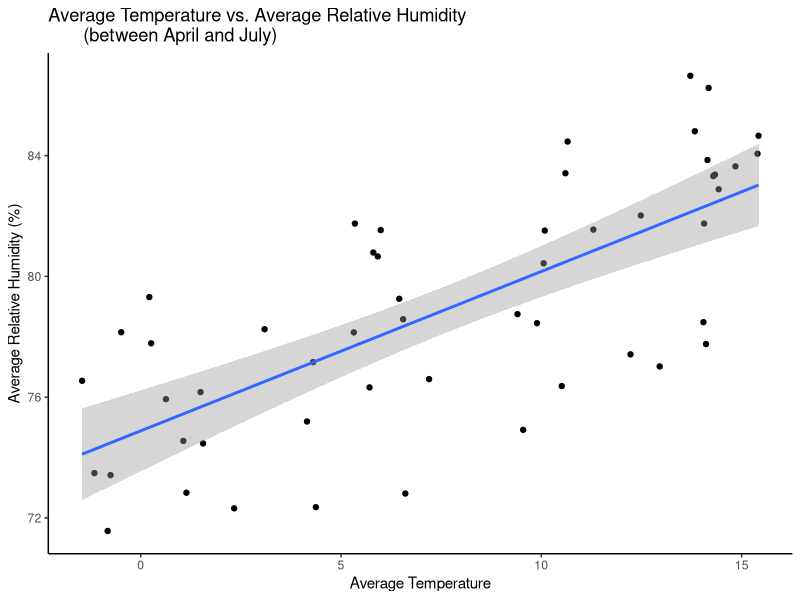
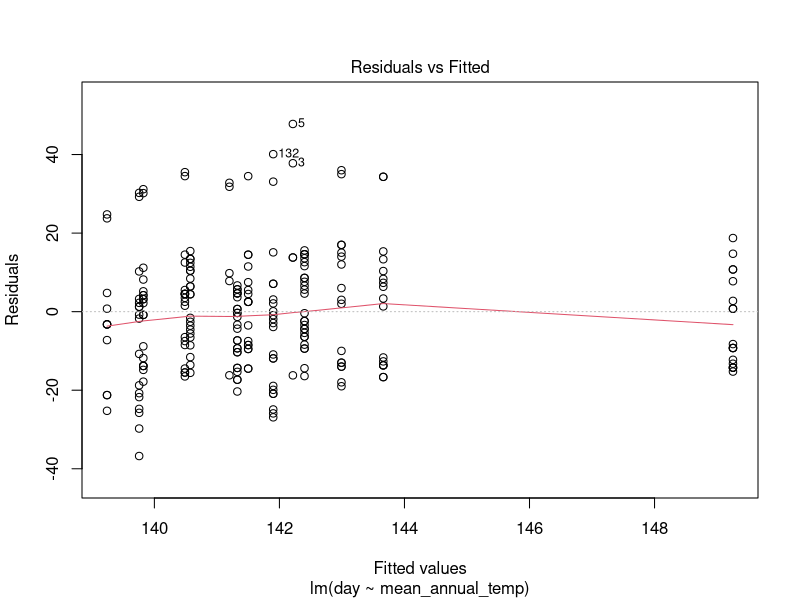
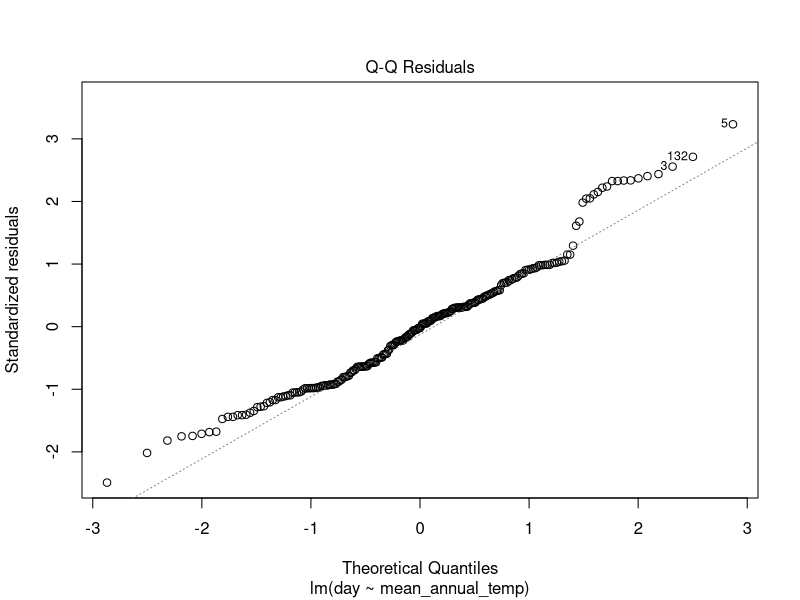
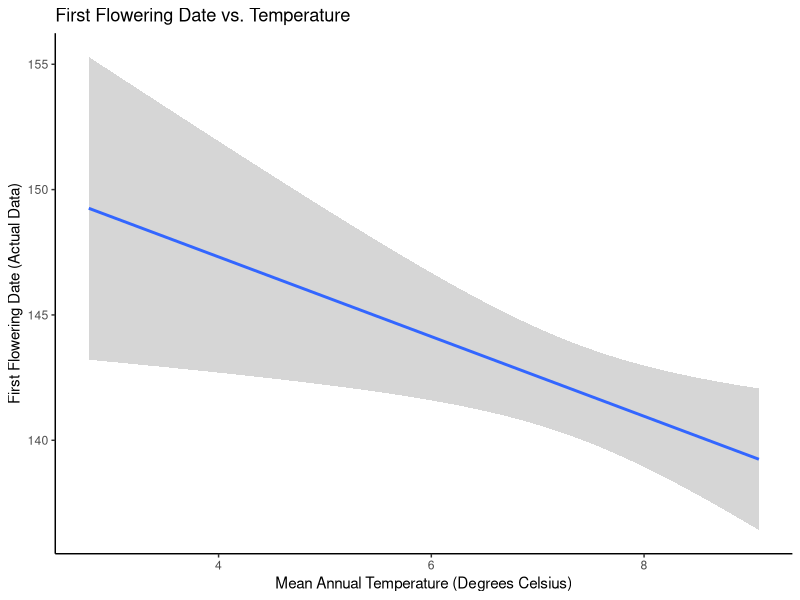
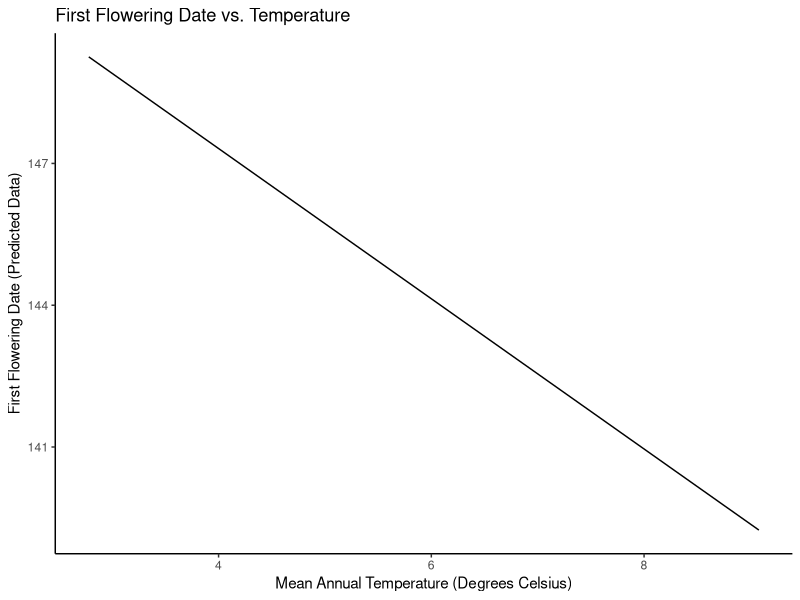
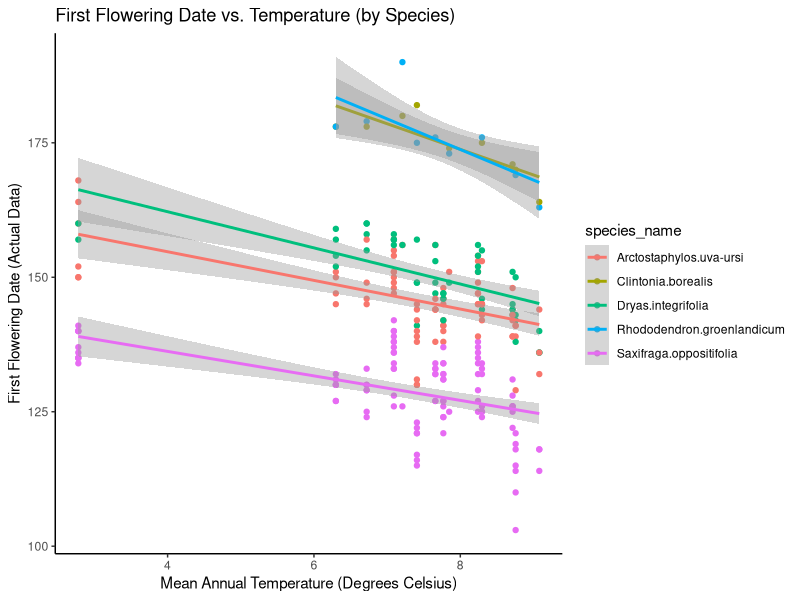
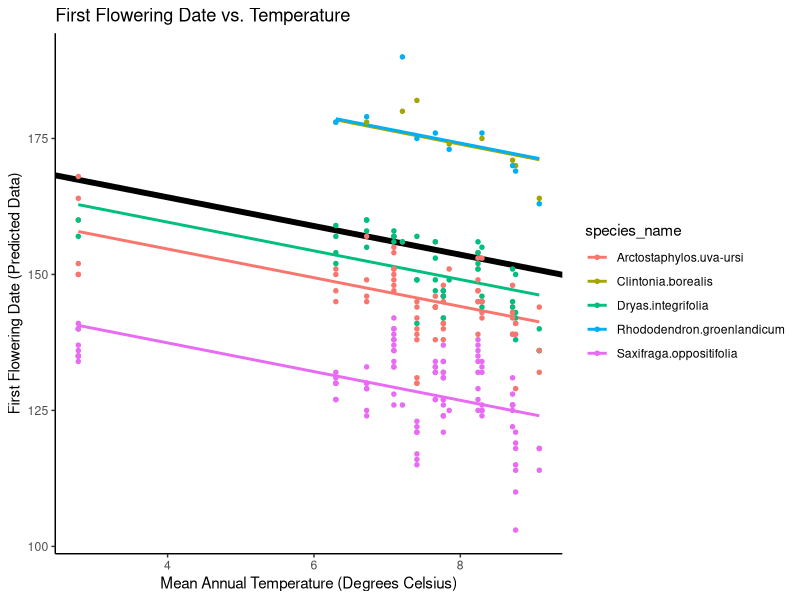
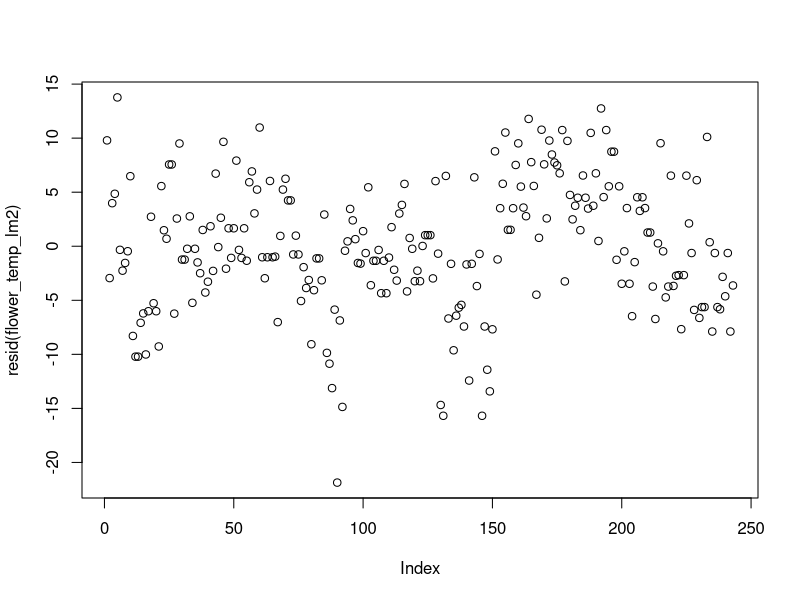

These charts were generated, in order, by the following R code:
## ---- chunk 1
library(dplyr)
library(tidyverse)
library(lubridate)
library(lmerTest)
library(lme4)
library(lattice)
## ---- chunk 2
mingan_flower_data <- read_csv("mingan_flower_data.csv")
head(mingan_flower_data)

mingan_weather_data <- read_csv("mingan_weather_data.csv")
head(mingan_weather_data)
## ---- chunk 3
#changing the column name "survey_year" into "year"
colnames(mingan_flower_data)[5] <- "year"
## ---- chunk 4
#make columns with year, month, day
dmy_weather<-mingan_weather_data %>%
mutate(date=dmy(date),
  year=lubridate::year(date),
  month=lubridate::month(date),
  day=lubridate::day(date))
dmy_weather
## ---- chunk 5
#make column with average humidity for each month (between April and July) for each year
avg_weather <- dmy_weather%>%
  filter(month >= 4 & month <= 7 & !is.na(avg_relative_humidity) & 
           !is.na(avg_temperature)) %>% 
  group_by(month, year) %>%
  summarise(mean_avg_relative_humidity=mean(avg_relative_humidity),
            mean_avg_temp=mean(avg_temperature))
avg_weather
## ---- chunk 6
#plot average temperature vs. average relative humidity (between April and July)
avg_weather %>%
  ggplot(aes(x=mean_avg_temp,y=mean_avg_relative_humidity))+
  geom_point() + geom_smooth(method = lm) + theme_classic()+
  labs(title = "Average Temperature vs. Average Relative Humidity 
       (between April and July)", 
       x = "Average Temperature", y = "Average Relative Humidity (%)")
## ---- chunk 7
# Running a correlation test between average temperature and average relative humidity
cor.test(avg_weather$mean_avg_relative_humidity, avg_weather$mean_avg_temp)
## ---- chunk 8
# find average temperature per year
mean_annual_temp <- avg_weather %>% 
  group_by(year) %>% 
  summarise(mean_annual_temp = mean(mean_avg_temp))

mean_annual_temp
## ---- chunk 9
mean_annual_temp <- avg_weather %>% 
  group_by(year) %>% 
  summarise(mean_annual_temp = mean(mean_avg_temp))
mean_annual_temp
## ---- chunk 10
#merge the two data into one
total <- merge(mingan_flower_data, mean_annual_temp, by="year")
total
## ---- chunk 11
#filter out NAs
flower_temp_data <- total %>% 
  filter(!is.na(day))

flower_temp_data
## ---- chunk 12
#create linear model 1 (x = temperature, y = flowering day)

flower_temp_lm <- lm(day~mean_annual_temp, data=flower_temp_data)
summary(flower_temp_lm)
## ---- chunk 13
#validate assumptions
plot(flower_temp_lm, 1:2)
## ---- chunk 14
#first flowering date vs. temperature based on actual data
flower_temp_data %>% 
  ggplot(aes(x = mean_annual_temp, y = day)) +
  geom_smooth(method = "lm")+
  theme_classic() +
  labs(title = "First Flowering Date vs. Temperature", x = "Mean Annual Temperature (Degrees Celsius)", y = "First Flowering Date (Actual Data)" )

## ---- chunk 15
#predicted values of first flowering date by temperature based on linear model
flower_temp_data %>% 
  mutate(flowering_date_pred = predict(flower_temp_lm)) %>% #include predicted values to dataset
  ggplot(aes(x = mean_annual_temp, y = day)) +
  geom_line(aes(y = flowering_date_pred)) +
  theme_classic() +
  labs(title = "First Flowering Date vs. Temperature", x = "Mean Annual Temperature (Degrees Celsius)", y = "First Flowering Date (Predicted Data)" )
  

## ---- chunk 16
# create mixed effect model (temperature vs flowering date + species (random effect))

flower_temp_lm2 <- lmer(day ~ mean_annual_temp + (1|species_name), data = flower_temp_data, REML = FALSE)       
summary(flower_temp_lm2)
## ---- chunk 17
# create graph of temperature (x) vs. flowering day (y) by species using actual data

flower_temp_data %>% 
  group_by(mean_annual_temp, species_name) %>% 
  ggplot(aes(x = mean_annual_temp, y = day, colour = species_name)) +
  geom_point() +
  geom_smooth(method = "lm") +
  theme_classic() +
  labs(title = "First Flowering Date vs. Temperature (by Species)", x = "Mean Annual Temperature (Degrees Celsius)", y = "First Flowering Date (Actual Data)" )
## ---- chunk 18
#create graph of temperature (x) vs. flowering day (y) by species using predicted data
flower_temp_data <- flower_temp_data %>% 
  mutate(flowering_date_pred_spec = predict(flower_temp_lm2)) #add predicted values to dataset

flower_temp_data %>% 
  ggplot(aes(x = mean_annual_temp, y = day, colour = species_name)) +
  theme_classic() +
  labs(title = "First Flowering Date vs. Temperature", x = "Mean Annual Temperature (Degrees Celsius)", y = "First Flowering Date (Predicted Data)" ) +
  
#Add fixed effect regression line (from model output above)
  geom_abline(aes(intercept=174.7261, slope=-2.6379), size=2) +


#Add fitted values (i.e., regression lines)
  geom_line(aes(y = flowering_date_pred_spec), size = 1) +
  geom_point(size = 1.2)
## ---- chunk 19
#check assumptions

#assumption 1 - linearity
flower_temp_lm2_linearity <- plot(resid(flower_temp_lm2))
## ---- chunk 20
#assumption 2 - homogeneity of variance

#extract the residuals and places them in a new column in our original data table
flower_temp_data$flower_temp_lm2.Res <- residuals(flower_temp_lm2) 

#create a new column with the absolute value of the residuals
flower_temp_data$flower_temp_lm2.Res <- abs(flower_temp_data$flower_temp_lm2.Res)

#square the absolute values of the residuals to provide the more robust estimate
flower_temp_data$flower_temp_lm2.Res2 <- flower_temp_data$flower_temp_lm2.Res^2

#ANOVA of the squared residuals
Levene.flower_temp_lm_2 <- lm(flower_temp_lm2.Res2 ~ species_name, data = flower_temp_data)

anova(Levene.flower_temp_lm_2) #displays the results
## ---- chunk 21
#assumption 3 - normal distribution
qqmath(flower_temp_lm2)
## ---- chunk 22
# create mixed effect model (temperature vs flowering date + station (random effect))

flower_temp_lm3 <- lmer(day ~ mean_annual_temp + (1|species_name) + (1|island/station_name), data = flower_temp_data, REML = FALSE)       
summary(flower_temp_lm3)

#ASK TA
#basic
#+species
#+island/station (or only station)
#+species + island/station (or only station)
## ---- chunk 23
# create graph of temperature (x) vs. flowering day (y) by stations using actual data

flower_temp_data %>% 
  group_by(mean_annual_temp, island, species_name) %>% 
  ggplot(aes(x = mean_annual_temp, y = day, colour = island)) +
  geom_point() +
  geom_smooth(method = "lm") +
  theme_classic() +
  facet_wrap(~species_name)
  labs(title = "First Flowering Date vs. Temperature (by Island)", x = "Mean Annual Temperature (Degrees Celsius)", y = "First Flowering Date (Actual Data)" )
